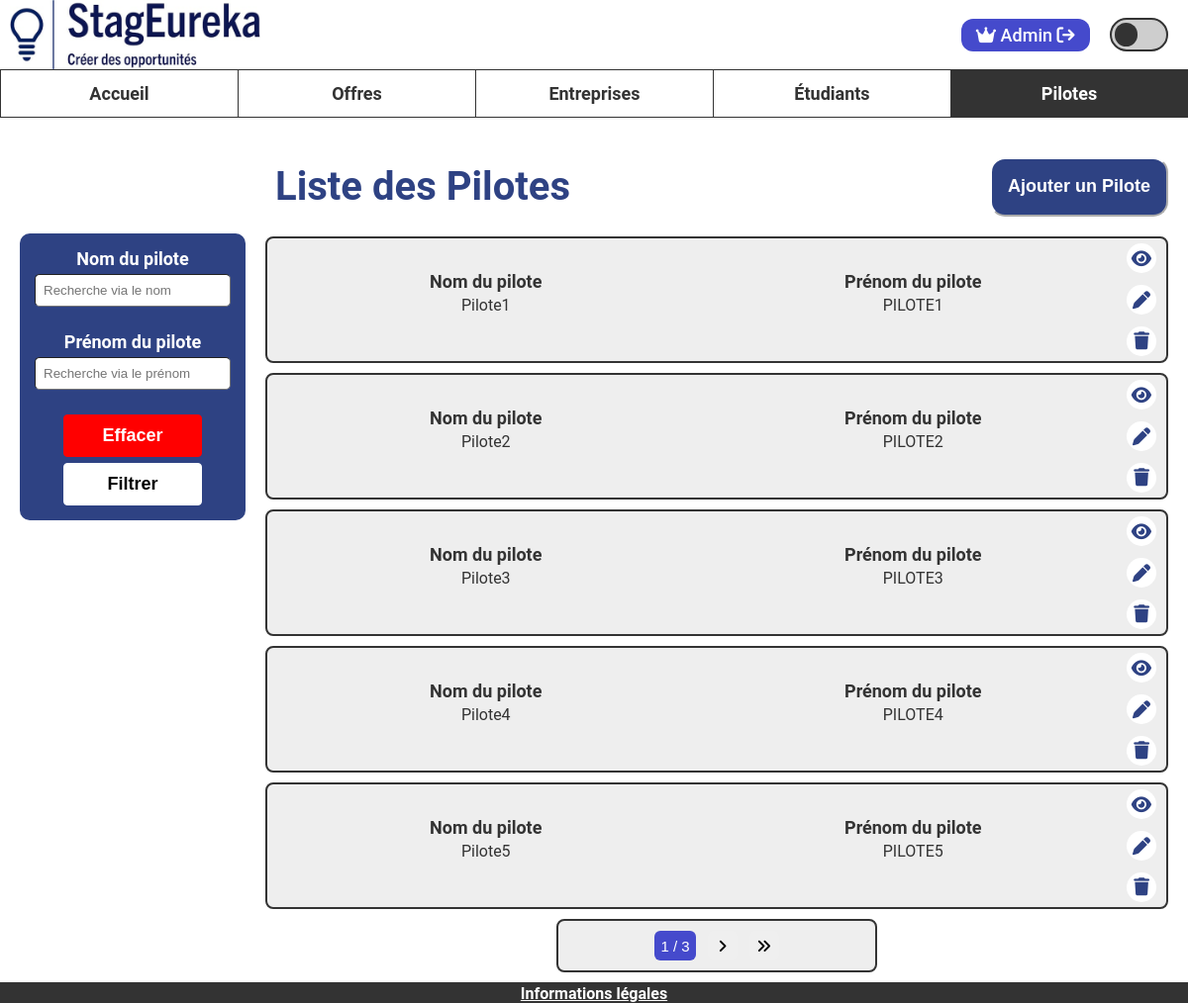
Screenshot of /www/pilote/liste (signed in) with the database file from the repository.
### tables this page shows
CREATE TABLE Pilot(
   idPilot INT NOT NULL AUTO_INCREMENT,
   email VARCHAR(320) NOT NULL,
   name VARCHAR(50) NOT NULL,
   firstName VARCHAR(50) NOT NULL,
   password VARCHAR(255) NOT NULL,
   PRIMARY KEY(idPilot)
);

### www/modele/pilote_modele.php (called while the page is built, shortened)
<?php
class Pilote {
    public function __construct(int $id, string $nom, string $prenom, string $hash_mdp, string $email) {
    $this->id = $id;
    $this->nom = $nom;
    $this->prenom = $prenom;
    }
}
function getPilotes(): array {
    $pdo = connexionBDD();
    $requete = $pdo->prepare("SELECT * FROM Pilot");
    $requete->execute([]);
    $reponseBdd = $requete->fetchAll(PDO::FETCH_ASSOC);
    $pilotes = [];
    foreach ($reponseBdd as $lignePilote) {
        $pilotes[] = new Pilote(
            $lignePilote["idPilot"],
            $lignePilote["name"],
            $lignePilote["firstName"],
            $lignePilote["password"],
            $lignePilote["email"]
        );
    }
    return $pilotes;
}

### www/vue/php/pilote/liste_pilotes_vue.php (the view, shortened to what this page needs)
<main class="main-affichage" id="main-liste-pilotes">
    <form action="<?= ADRESSE_SITE ?>/pilote/liste" method="post" id="form-filtres">
        <div class="block-recherche" id="block-recherche-pilotes">
            <div class="barres-recherche">
                <div class="element-recherche" id="pilote-recherche">
                    <label for="nom">Nom du pilote</label>
                    <input type="text" placeholder="Recherche via le nom" class="case-recherche" id="nom" name="nom" value="<?= isset($_POST["nom"]) ? $_POST["nom"] : "" ?>">
                </div>
                <div class="element-recherche" id="localisation-recherche">
                    <label for="prenom">Prénom du pilote</label>
                    <input type="text" placeholder="Recherche via le prénom" class="case-recherche" id="prenom" name="prenom" value="<?= isset($_POST["prenom"]) ? $_POST["prenom"] : "" ?>">
                </div>
            </div>
            <button type="reset" class="bouton-filtrage">Effacer</button>
            <button type="submit" class="bouton-filtrage">Filtrer</button>
        </div>
        <?php
        $nbResultats = count($pilotes);
        $nbPages = ceil($nbResultats / NB_RESULTATS_PAGE);
        $page = isset($_POST["page"]) ? intval($_POST["page"]) : 1;
        ?>
    </form>
    <div class="affichage-cartes">
        <div class="haut-page-liste-resultats">
            <h1 id="haut-h1">Liste des Pilotes</h1>
            <button id="haut-bouton" onclick="location.href='<?= ADRESSE_SITE ?>/pilote/creer'"> Ajouter un Pilote</button>
        </div>
        <div id="selection-pilote">
            <?php for ($i = ($page - 1) * NB_RESULTATS_PAGE; $i < min(count($pilotes), $page * NB_RESULTATS_PAGE); $i++) { ?>
                <?php $pilote = $pilotes[$i] ?>
                <div class="carte carte-pilote" id="carte-pilote-<?= $pilote->id ?>">
                    <div class="info-carte">
                        <div class="element-carte">
                            <p class="element-carte-titre">Nom du pilote</p>
                            <p class="element-carte-valeur"><?= $pilote->nom ?></p>
                        </div>
                        <div class="element-carte">
                            <p class="element-carte-titre">Prénom du pilote</p>
                            <p class="element-carte-valeur"><?= $pilote->prenom ?></p>
                        </div>
                        <div class="boutons-carte">
                            <button class="bouton-carte" title="Lire" onclick="location.href='<?= ADRESSE_SITE ?>/pilote/lire/<?= $pilote->id ?>'">
                                <i class="fa-solid fa-eye"></i>
                            </button>
                            <button class="bouton-carte" title="Modifier" onclick="location.href='<?= ADRESSE_SITE ?>/pilote/modifier/<?= $pilote->id ?>'">
                                <i class="fa-solid fa-pen"></i>
                            </button>
                            <button class="bouton-carte" title="Supprimer" onclick="location.href='<?= ADRESSE_SITE ?>/pilote/supprimer/<?= $pilote->id ?>'">
                                <i class="fa-solid fa-trash"></i>
                            </button>
                        </div>
                    </div>
                </div>
            <?php } ?>
            <div class="conteneur-pagination-cartes">
                <div class="pagination-cartes" id="pagination">
                    <button class="bouton-nav" title="Page actuelle" id="pagination-numero-actuel" hidden><?= $page ?> / <?= $nbPages ?></button>
                    <button class="bouton-nav" title="Page suivante" id="pagination-suivant" hidden><i class="fa-solid fa-angle-right"></i></button>
                    <button class="bouton-nav" title="Page fin" id="pagination-fin" hidden><i class="fa-solid fa-angles-right"></i></button>
                </div>
            </div>
        </div>
    </div>
</main>
<?php
include "vue/php/mise_en_page_vue.php";
?>

### www/vue/css/style.css (style rules this page uses)
:root { --primary-color: #333333; --secondary-color: #cecece; --accent-color-1: #2e4283; --accent-color-2: #454acc; --alternate-color: #ffffff; --background-color: #ffffff; --background-color-2: #eeeeee; }
body { margin: 0; padding: 0; background-color: var(--background-color); color: var(--primary-color); overflow: hidden; }
body, textarea { font-family: 'Roboto', sans-serif; }
main { position: absolute; overflow-y: auto; top: 118.59px; bottom: 20px; left: 0px; right: 0px; }
.case-recherche { width: 180px; border-radius: 5px; border-width: 0.5px; padding: 8px; }
.main-affichage { display: flex; padding: 20px; }
.block-recherche { color: white; background-color: var(--accent-color-1); padding: 15px; font-weight: bold; text-align: center; border-radius: 10px; margin-top: 97px; }
.block-recherche label, .block-recherche h3 { display: block; margin-top: 0; margin-bottom: 5px; font-size: 18px; }
.element-recherche { margin-bottom: 25px; }
.bouton-filtrage { font-weight: bold; justify-content: center; margin: 0 auto; margin-top: 50px; display: block; border: 1px solid white; background-color: white; border-radius: 4px; padding: 10px 25px; cursor: pointer; font-size: 18px; width: 140px; }
.bouton-filtrage[type="reset"] { margin-top: 6px; background-color: red; border: 1px solid red; color: var(--background-color); }
.bouton-filtrage[type="submit"] { margin-top: 6px; }
.affichage-cartes { margin-left: 20px; width: 100%; }
.haut-page-liste-resultats { display: flex; justify-content: space-between; align-items: center; }
#haut-h1 { color: var(--accent-color-1); font-size: 40px; margin-left: 10px; }
#haut-bouton { min-height: 60px; height: fit-content; margin: auto 0; padding: 16px; border-color: var(--background-color); background-color: var(--accent-color-1); color: white; font-weight: bold; font-size: large; border-radius: 15px; cursor: pointer; }
.carte { margin-bottom: 10px; }
.info-carte { background-color: var(--background-color-2); border: 2px solid var(--primary-color); padding: 5px; border-radius: 8px; display: flex; width: auto; text-align: center; }
.element-carte { margin: 10px; width: 100%; }
.element-carte-titre { font-weight: bold; font-size: large; }
.boutons-carte { display: flex; margin-right: 5px; text-align: center; align-items: center; flex-wrap: wrap; align-content: center; justify-content: center; flex-direction: column; }
.bouton-carte { cursor: pointer; color: var(--accent-color-1); background-color: white; border-radius: 100%; border: 0px; font-size: large; height: 30px; width: 30px; text-align: center; justify-content: center; align-items: center; }
.conteneur-pagination-cartes { display: flex; text-align: center; justify-content: center; padding-bottom: 10px; }
.pagination-cartes { display: flex; text-align: center; justify-content: center; padding: 10px; border-radius: 8px; column-gap: 12px; background-color: var(--background-color-2); border: 2px solid var(--primary-color); height: 30px; width: 300px; }
#pagination-numero-actuel { width: fit-content; }
.bouton-nav { border: none; height: 30px; width: 30px; font-size: 15px; color: black; border-color: white; border-radius: 6px; cursor: pointer; column-gap: 12px; }
.bouton-nav:hover, .bouton-nav#pagination-numero-actuel { color: var(--background-color); background: var(--accent-color-2); }
.affichage-cartes .fa-eye { transform: translate(-6%, 7%); }
.affichage-cartes .fa-pen { transform: translate(0, 6%); }
.element-carte-titre { font-weight: bold; font-size: large; margin-bottom: 4px; }
.element-carte-valeur { margin-top: 0; }

### rows the page displays
pilot: name "Pilote1", firstName "PILOTE1"
pilot: name "Pilote2", firstName "PILOTE2"
pilot: name "Pilote3", firstName "PILOTE3"
pilot: name "Pilote4", firstName "PILOTE4"
pilot: name "Pilote5", firstName "PILOTE5"

### other values shown
$_SESSION["prenom"] "Admin"
$page "1"
$nbPages "3"
